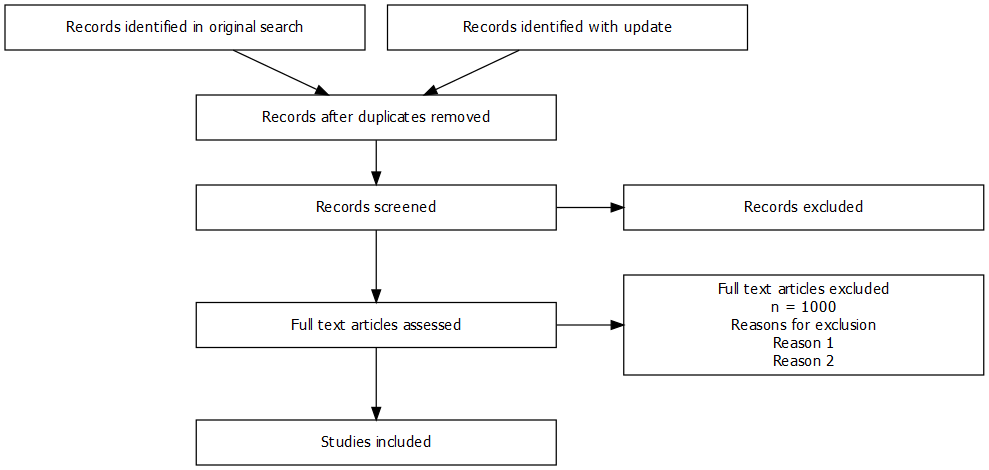

Write the R code that produced this figure.
# https://stackoverflow.com/questions/53618591/meta-analysis-flowchart
library(glue)
library(DiagrammeR)

excluded <- glue('Full text articles excluded
             n = 1000
             Reasons for exclusion
             Reason 1
             Reason 2')

code <- "
digraph cohort_flow_chart
{
node [fontname = Helvetica, fontsize = 12, shape = box, width = 4]
a[label = 'Records identified in original search']
b[label = 'Records identified with update']
c[label = 'Records after duplicates removed']
d[label = 'Records screened']
e[label = 'Records excluded']
f[label = 'Full text articles assessed']
g[label = 'Studies included']
h[label = '@@1']



{ rank = same; a b}
{ rank = same; d, e}
{ rank = same; f, h}

a -> c;
b -> c;
c -> d;
d -> e [ minlen = 3 ];
d -> f;
f -> h [ minlen = 3 ];
f -> g;
}

[1]: excluded
"

grViz(code)
